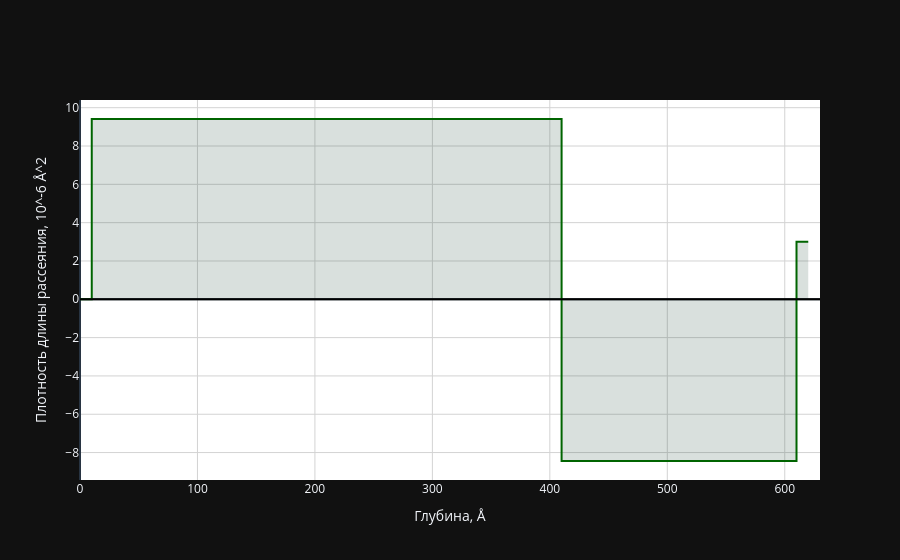

Notebook code cell kept with this figure:
### Code cell
from add_roughness import *
from variables import *
fig = plot_density_profile(transform_array(matr, rough_res, lambda z: z))
fig.show()
